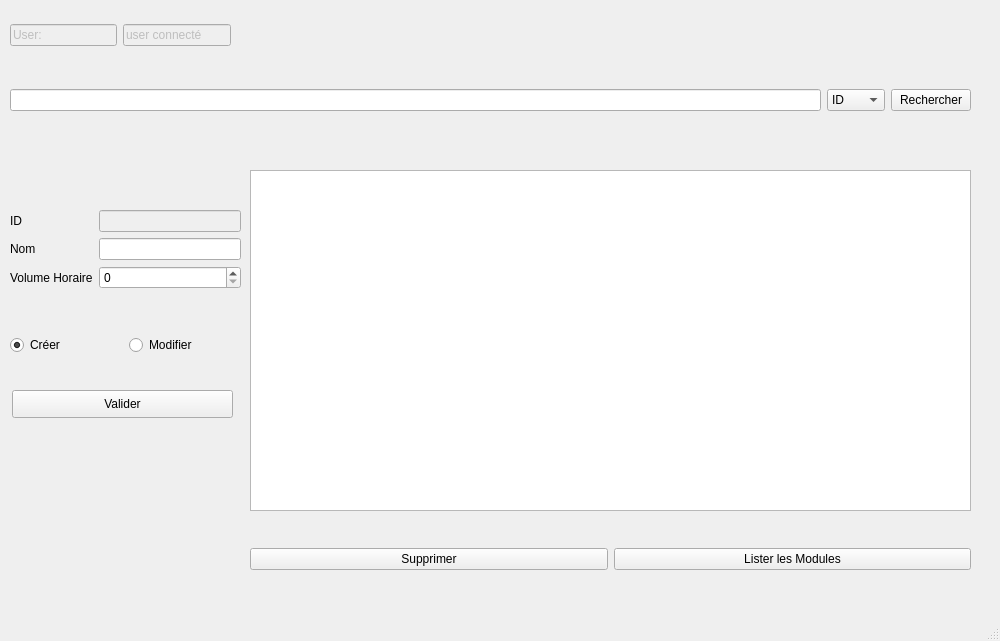
<?xml version="1.0" encoding="UTF-8"?>
<ui version="4.0">
 <class>UIModule</class>
 <widget class="QMainWindow" name="UIModule">
  <property name="geometry">
   <rect>
    <x>0</x>
    <y>0</y>
    <width>1000</width>
    <height>641</height>
   </rect>
  </property>
  <property name="windowTitle">
   <string>Modules</string>
  </property>
  <widget class="QWidget" name="centralwidget">
   <widget class="QWidget" name="horizontalLayoutWidget">
    <property name="geometry">
     <rect>
      <x>10</x>
      <y>80</y>
      <width>961</width>
      <height>41</height>
     </rect>
    </property>
    <layout class="QHBoxLayout" name="horizontalLayout">
     <item>
      <widget class="QLineEdit" name="lineEdit"/>
     </item>
     <item>
      <widget class="QComboBox" name="comboBoxRechercher">
       <item>
        <property name="text">
         <string>ID</string>
        </property>
       </item>
       <item>
        <property name="text">
         <string>NOM</string>
        </property>
       </item>
      </widget>
     </item>
     <item>
      <widget class="QPushButton" name="pushButtonRechercher">
       <property name="text">
        <string>Rechercher</string>
       </property>
      </widget>
     </item>
    </layout>
   </widget>
   <widget class="QWidget" name="formLayoutWidget">
    <property name="geometry">
     <rect>
      <x>10</x>
      <y>210</y>
      <width>231</width>
      <height>101</height>
     </rect>
    </property>
    <layout class="QFormLayout" name="formLayout">
     <item row="0" column="0">
      <widget class="QLabel" name="label">
       <property name="text">
        <string>ID</string>
       </property>
      </widget>
     </item>
     <item row="1" column="0">
      <widget class="QLabel" name="label_2">
       <property name="text">
        <string>Nom</string>
       </property>
      </widget>
     </item>
     <item row="2" column="0">
      <widget class="QLabel" name="label_3">
       <property name="text">
        <string>Volume Horaire</string>
       </property>
      </widget>
     </item>
     <item row="0" column="1">
      <widget class="QLineEdit" name="lineEditID">
       <property name="enabled">
        <bool>false</bool>
       </property>
      </widget>
     </item>
     <item row="1" column="1">
      <widget class="QLineEdit" name="lineEditNom"/>
     </item>
     <item row="2" column="1">
      <widget class="QSpinBox" name="spinBoxVolumeHoraire"/>
     </item>
    </layout>
   </widget>
   <widget class="QTableView" name="tableView">
    <property name="geometry">
     <rect>
      <x>250</x>
      <y>170</y>
      <width>721</width>
      <height>341</height>
     </rect>
    </property>
   </widget>
   <widget class="QWidget" name="horizontalLayoutWidget_2">
    <property name="geometry">
     <rect>
      <x>10</x>
      <y>20</y>
      <width>221</width>
      <height>31</height>
     </rect>
    </property>
    <layout class="QHBoxLayout" name="horizontalLayout_2">
     <item>
      <widget class="QLineEdit" name="lineEdit_4">
       <property name="enabled">
        <bool>false</bool>
       </property>
       <property name="text">
        <string>User:</string>
       </property>
      </widget>
     </item>
     <item>
      <widget class="QLineEdit" name="lineEdit_5">
       <property name="enabled">
        <bool>false</bool>
       </property>
       <property name="text">
        <string>user connecté</string>
       </property>
      </widget>
     </item>
    </layout>
   </widget>
   <widget class="QWidget" name="horizontalLayoutWidget_4">
    <property name="geometry">
     <rect>
      <x>250</x>
      <y>529</y>
      <width>721</width>
      <height>61</height>
     </rect>
    </property>
    <layout class="QHBoxLayout" name="horizontalLayout_4">
     <item>
      <widget class="QPushButton" name="pushButtonSupprimer">
       <property name="text">
        <string>Supprimer</string>
       </property>
      </widget>
     </item>
     <item>
      <widget class="QPushButton" name="pushButtonListerModules">
       <property name="text">
        <string>Lister les Modules</string>
       </property>
      </widget>
     </item>
    </layout>
   </widget>
   <widget class="QWidget" name="horizontalLayoutWidget_3">
    <property name="geometry">
     <rect>
      <x>10</x>
      <y>320</y>
      <width>231</width>
      <height>51</height>
     </rect>
    </property>
    <layout class="QHBoxLayout" name="horizontalLayout_3">
     <item>
      <widget class="QRadioButton" name="radioButtonCreer">
       <property name="text">
        <string>Créer</string>
       </property>
       <property name="checked">
        <bool>true</bool>
       </property>
      </widget>
     </item>
     <item>
      <widget class="QRadioButton" name="radioButtonModifier">
       <property name="text">
        <string>Modifier</string>
       </property>
      </widget>
     </item>
    </layout>
   </widget>
   <widget class="QPushButton" name="pushButtonValider">
    <property name="geometry">
     <rect>
      <x>12</x>
      <y>390</y>
      <width>221</width>
      <height>28</height>
     </rect>
    </property>
    <property name="text">
     <string>Valider</string>
    </property>
   </widget>
  </widget>
  <widget class="QMenuBar" name="menubar">
   <property name="geometry">
    <rect>
     <x>0</x>
     <y>0</y>
     <width>1000</width>
     <height>26</height>
    </rect>
   </property>
  </widget>
  <widget class="QStatusBar" name="statusbar"/>
 </widget>
 <resources/>
 <connections/>
</ui>
